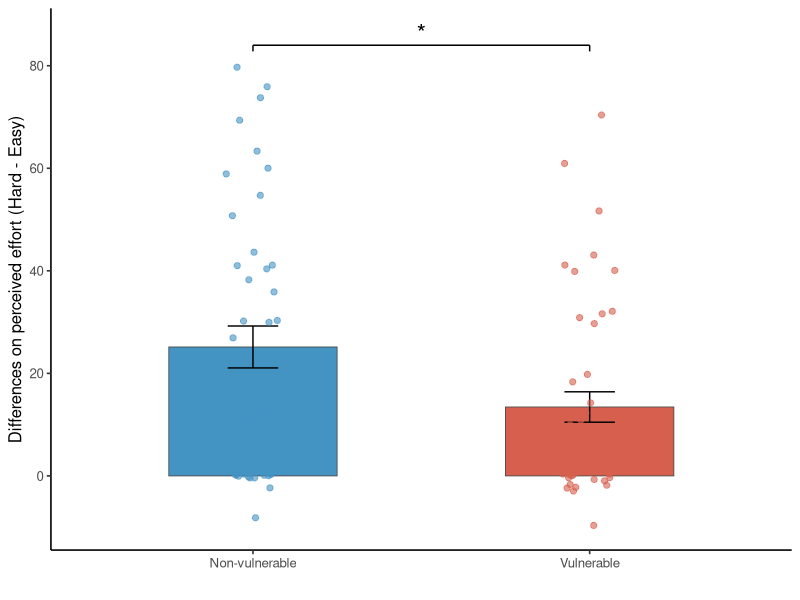
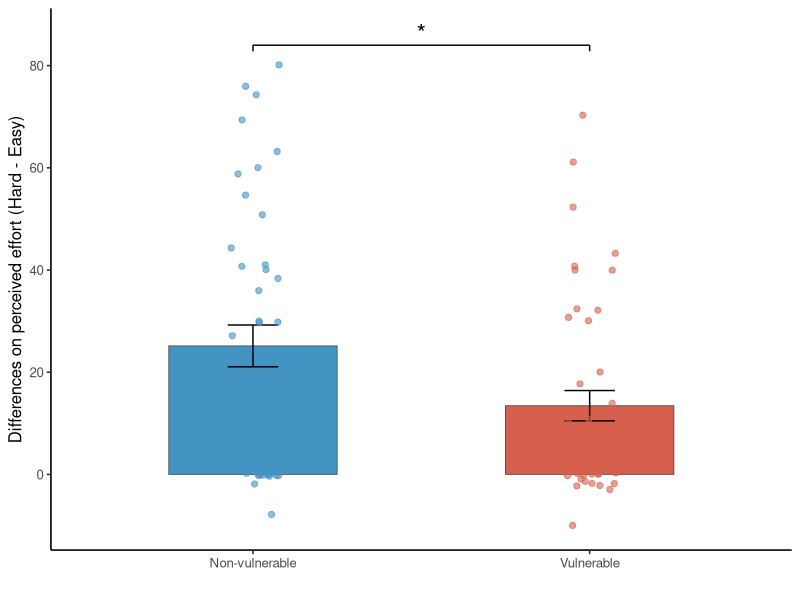

The R source for these figures, in order:

## NASA-TLX perceived effort: 2x2 mixed ANOVA + Figura 4
## Diego Garrido Cerpa - Vina del Mar 2026
## Reemplaza el analisis de la seccion por un unico ANOVA mixto (difficulty x group).
## Los t-tests que antes iban sueltos ahora son follow-ups del mismo ANOVA.

## ------------------------------------------------------------------
## Librerias
## ------------------------------------------------------------------
library(tidyverse)
library(afex)      # aov_ez: ANOVA mixto Type III + eta^2 parcial
library(emmeans)   # (opcional) contrastes simples desde el ANOVA

## ------------------------------------------------------------------
## Parametros de etiqueta (cambia AQUI Control -> Non-vulnerable)
## ------------------------------------------------------------------
LAB_NONVUL <- "Non-vulnerable"   # etiqueta del grupo 0  (antes "Control")
LAB_VUL    <- "Vulnerable"       # etiqueta del grupo 1
COL_NONVUL <- "#4393C3"          # azul (paleta original de esta figura)
COL_VUL    <- "#D6604D"          # rojo

p_a_estrellas <- function(p) {
  if (is.na(p)) "" else if (p < 0.001) "***" else if (p < 0.01) "**" else
  if (p < 0.05)  "*"  else if (p < 0.10) "."  else "ns"
}

## ------------------------------------------------------------------
## Data
## ------------------------------------------------------------------
df <- read.csv("dataset_final.csv", stringsAsFactors = FALSE)

# Formato WIDE (para descriptivos, follow-ups y grafico)
wide <- df %>%
  select(sub, grupo, NASA_effort_easy_4, NASA_effort_hard_4, NASA_diff) %>%
  mutate(across(c(grupo, NASA_effort_easy_4, NASA_effort_hard_4, NASA_diff), as.numeric)) %>%
  filter(!is.na(NASA_effort_easy_4), !is.na(NASA_effort_hard_4)) %>%
  mutate(grupo = factor(grupo, levels = c(0, 1), labels = c(LAB_NONVUL, LAB_VUL)),
         sub   = factor(sub))

# Formato LONG (para el ANOVA de medidas repetidas)
long <- wide %>%
  pivot_longer(c(NASA_effort_easy_4, NASA_effort_hard_4),
               names_to = "difficulty", values_to = "effort") %>%
  mutate(difficulty = factor(ifelse(difficulty == "NASA_effort_easy_4", "easy", "hard"),
                             levels = c("easy", "hard")))

cat("n por grupo:\n"); print(table(wide$grupo))

## ------------------------------------------------------------------
## Descriptivos por grupo (easy, hard, diff)
## ------------------------------------------------------------------
descr <- wide %>%
  group_by(grupo) %>%
  summarise(n = n(),
            easy_M = mean(NASA_effort_easy_4), easy_SD = sd(NASA_effort_easy_4),
            hard_M = mean(NASA_effort_hard_4), hard_SD = sd(NASA_effort_hard_4),
            diff_M = mean(NASA_diff),          diff_SD = sd(NASA_diff),
            .groups = "drop")
cat("\n-- Descriptivos por grupo --\n"); print(as.data.frame(descr))

## 1) ANOVA mixto 2x2: difficulty (easy/hard) x grupo
aov_nasa <- aov_ez(id = "sub", dv = "effort", data = long,
                   within = "difficulty", between = "grupo",
                   anova_table = list(es = "pes"))   # pes = eta^2 parcial
cat("\n== ANOVA mixto 2x2 (difficulty x group) ==\n")
print(aov_nasa)

# p de la interaccion (para el corchete de la Figura 4)
p_int <- aov_nasa$anova_table["grupo:difficulty", "Pr(>F)"]
cat(sprintf("\nInteraccion difficulty x group: p = %.4f (%s)\n",
            p_int, p_a_estrellas(p_int)))

## Follow-ups del ANOVA

## 2) Manipulation check: hard vs easy (pareado) por grupo
cat("\n== Manipulation check: hard vs easy (paired) por grupo ==\n")
for (g in levels(wide$grupo)) {
  x <- filter(wide, grupo == g)
  cat("\n--", g, "--\n")
  print(t.test(x$NASA_effort_hard_4, x$NASA_effort_easy_4, paired = TRUE))
}

## 3) Especificidad: grupo dentro de cada condicion (Welch)
cat("\n== Especificidad: grupo dentro de cada nivel (Welch) ==\n")
cat("\n-- easy-only --\n"); print(t.test(NASA_effort_easy_4 ~ grupo, data = wide))
cat("\n-- hard-only --\n"); print(t.test(NASA_effort_hard_4 ~ grupo, data = wide))

## 4) (opcional) Cohen's d entre grupos (difference score)
x0 <- wide$NASA_diff[wide$grupo == LAB_NONVUL]
x1 <- wide$NASA_diff[wide$grupo == LAB_VUL]
sp <- sqrt(((length(x0)-1)*var(x0) + (length(x1)-1)*var(x1)) / (length(x0)+length(x1)-2))
cat(sprintf("\nCohen's d (between groups, difference score) = %.2f\n",
            (mean(x0) - mean(x1)) / sp))

## ==================================================================
## (3) FIGURA 4: difference score (Hard - Easy) por grupo
##     El corchete usa el p de la INTERACCION del ANOVA (no un Welch aparte)
## ==================================================================
diff_bar <- wide %>%
  group_by(grupo) %>%
  summarise(media = mean(NASA_diff), se = sd(NASA_diff) / sqrt(n()), .groups = "drop")

diff_y_top <- max(c(diff_bar$media + diff_bar$se, wide$NASA_diff), na.rm = TRUE)

diff_sig <- data.frame(
  x_start   = 1,
  x_end     = 2,
  y_bracket = diff_y_top * 1.05,
  y_label   = diff_y_top * 1.08,
  y_top     = diff_y_top,
  etiqueta  = p_a_estrellas(p_int)          # <- estrella derivada del ANOVA
)

p_diff <- ggplot(diff_bar, aes(x = grupo, y = media, fill = grupo)) +
  geom_col(width = 0.5, color = "gray30", linewidth = 0.3) +
  geom_errorbar(aes(ymin = media - se, ymax = media + se), width = 0.15) +
  geom_jitter(data = wide, aes(x = grupo, y = NASA_diff, color = grupo),
              inherit.aes = FALSE, width = 0.08, alpha = 0.6, size = 1.8) +
  scale_color_manual(values = setNames(c(COL_NONVUL, COL_VUL), c(LAB_NONVUL, LAB_VUL)),
                     guide = "none") +
  scale_fill_manual(values = setNames(c(COL_NONVUL, COL_VUL), c(LAB_NONVUL, LAB_VUL)),
                    guide = "none") +
  geom_segment(data = diff_sig, inherit.aes = FALSE,
               aes(x = x_start, xend = x_end, y = y_bracket, yend = y_bracket)) +
  geom_segment(data = diff_sig, inherit.aes = FALSE,
               aes(x = x_start, xend = x_start, y = y_bracket, yend = y_bracket - y_top * 0.015)) +
  geom_segment(data = diff_sig, inherit.aes = FALSE,
               aes(x = x_end, xend = x_end, y = y_bracket, yend = y_bracket - y_top * 0.015)) +
  geom_text(data = diff_sig, inherit.aes = FALSE,
            aes(x = (x_start + x_end) / 2, y = y_label, label = etiqueta), size = 6) +
  labs(x = "", y = "Differences on perceived effort (Hard - Easy)") +
  theme_classic(base_size = 12)

print(p_diff)
ggsave("figure4.png", p_diff, width = 6, height = 6, dpi = 300, bg = "white")
